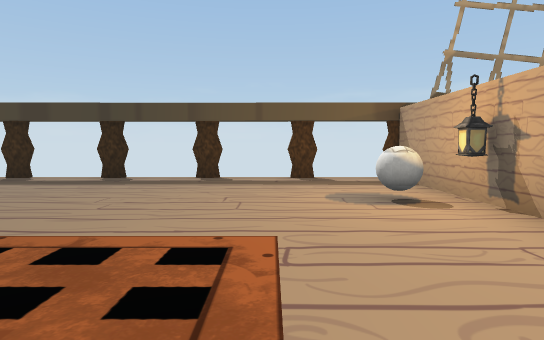
[1] (above)

19 first-person views from a walk through a Unity game level. The camera is 1.2 m above the floor, tilts 4° down and sees 75° across. The floor is counted in squares, 2 m on a side. Each view is taken from the middle of a square. On the plan, view 1 faces up. The plan holds only what a view shows up to about 10 squares ahead; the rest is blank. The place goes on beyond the plan. The player character is not drawn. Door leaves are left out, so doorways stand open. Some surface patterns are stand-ins.

[2]
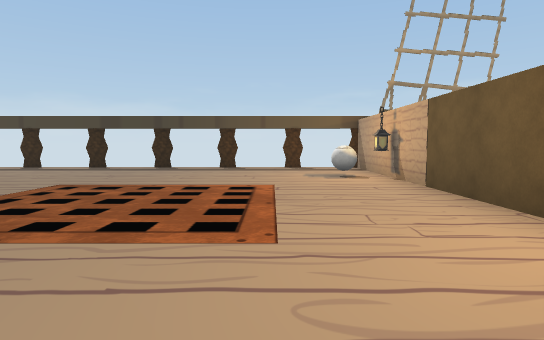

[3]
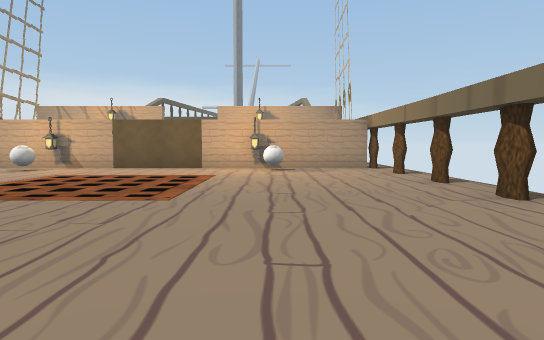

[4]
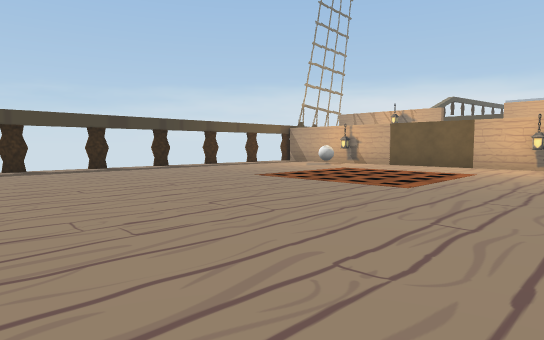

[5]
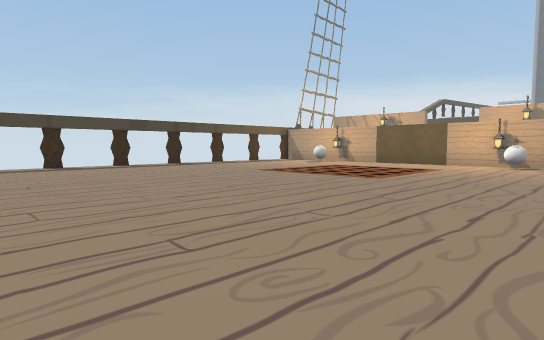

[6]
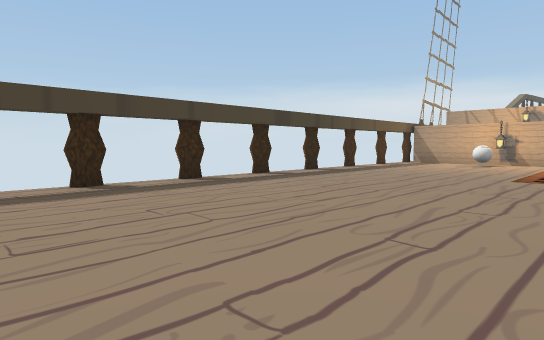

[7]
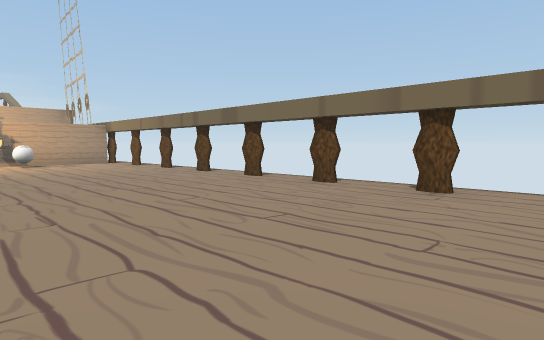

[8]
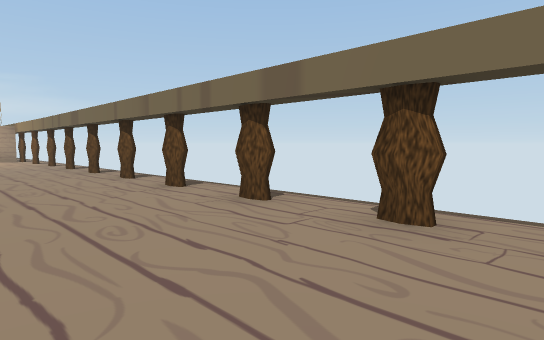

[9]
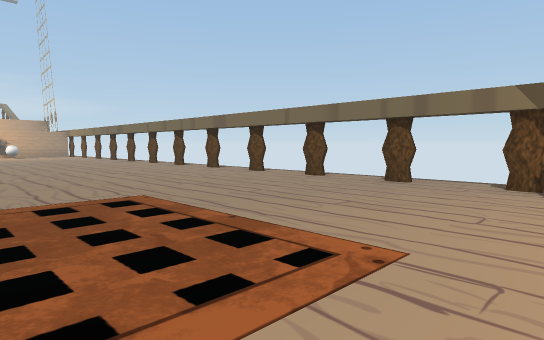

[10]
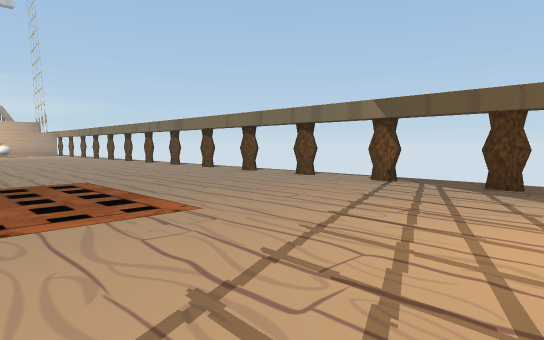

[11]
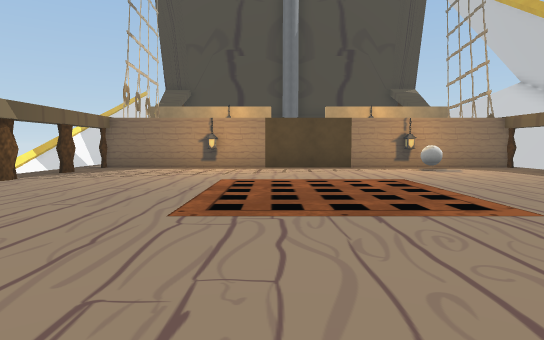

[12]
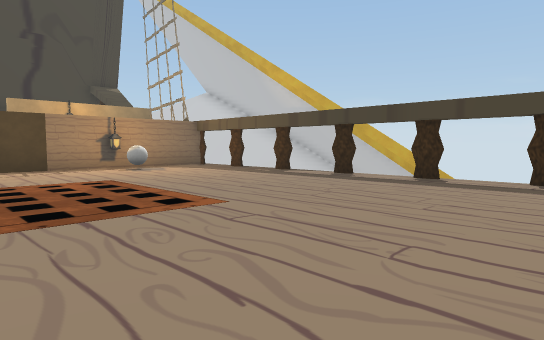

[13]
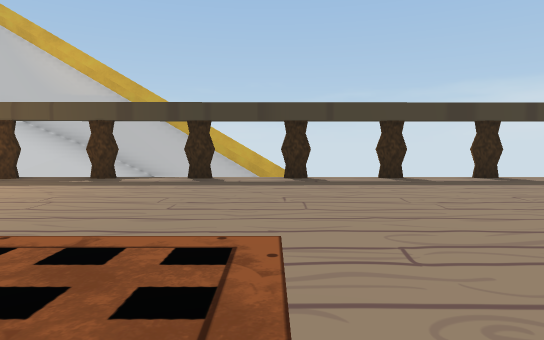

[14]
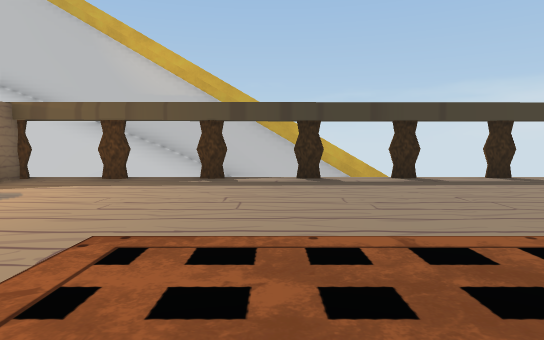

[15]
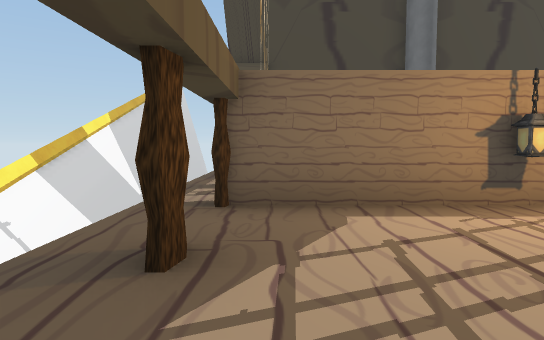

[16]
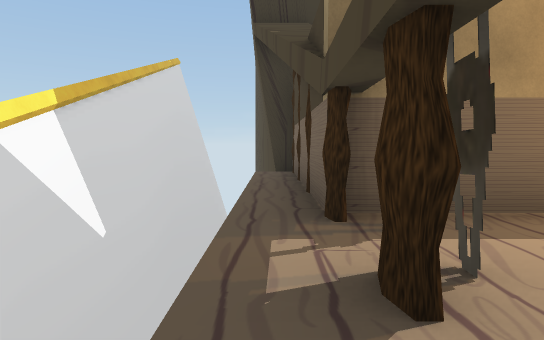

[17]
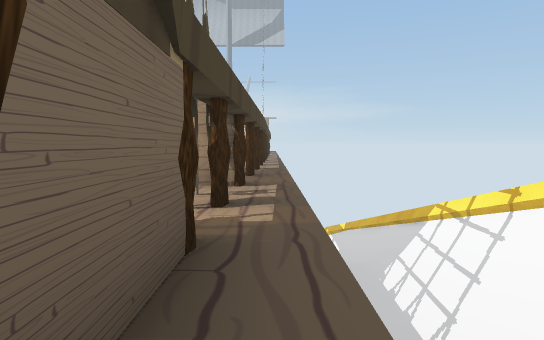

[18]
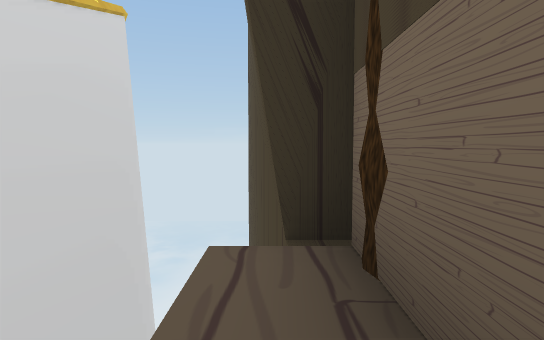

[19]
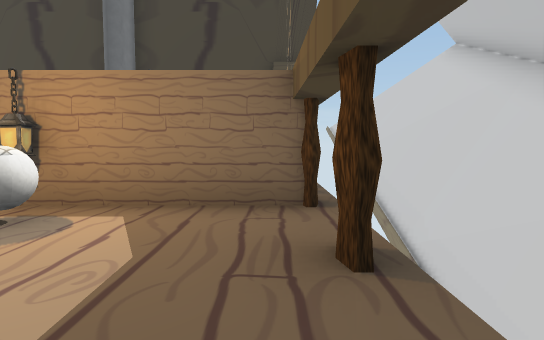

### Floor plan
Key: @ floor where view 1 was taken; # wall or solid block; x gap in a wall; . main floor; - floor 119.75 m lower than the main floor; v drop or lower ground; B ball; L lamp.
Columns run from 31 left of view 1 to 3 right of it. Each row starts with its distance up from view 1.
  9     ###########v
  8       vvvvv   ###v
  7          vvv-v-vvvvxvxvvvvvvxvxvvv
  6           #.......................#
  5           #.......................#
  4           #LB...................BL#
  3           #......................##
  2           #.......................#
  1           #.......................#
  0           #....................@..#
 -1           #.......................#
 -2           #L....................BL#
 -3           #.......................#
 -4   #########......................##
 -5 ###.........#.#....#.#.#....#.#..#
 -6 vvvvvvv
 -7 ##vvvvvvvvvvvvvv
 -8 #########vvvvvv

Where each view was taken, in squares from view 1:
view 1: 0 up, 0 right, facing up
view 2: 3 down, 0 right, facing up
view 3: 2 down, 7 left, facing right
view 4: 3 down, 8 left, facing up-right
view 5: 4 down, 9 left, facing up-right
view 6: 1 up, 10 left, facing up-right
view 7: 0 up, 10 left, facing down-right
view 8: 2 down, 13 left, facing down-right
view 9: 1 up, 18 left, facing down-right
view 10: 1 up, 20 left, facing down-right
view 11: 0 up, 11 left, facing left
view 12: 0 up, 11 left, facing up-left
view 13: 0 up, 14 left, facing up
view 14: 0 up, 16 left, facing up
view 15: 4 down, 17 left, facing left
view 16: 5 down, 21 left, facing left
view 17: 5 down, 26 left, facing right
view 18: 5 down, 27 left, facing left
view 19: 6 up, 17 left, facing left
